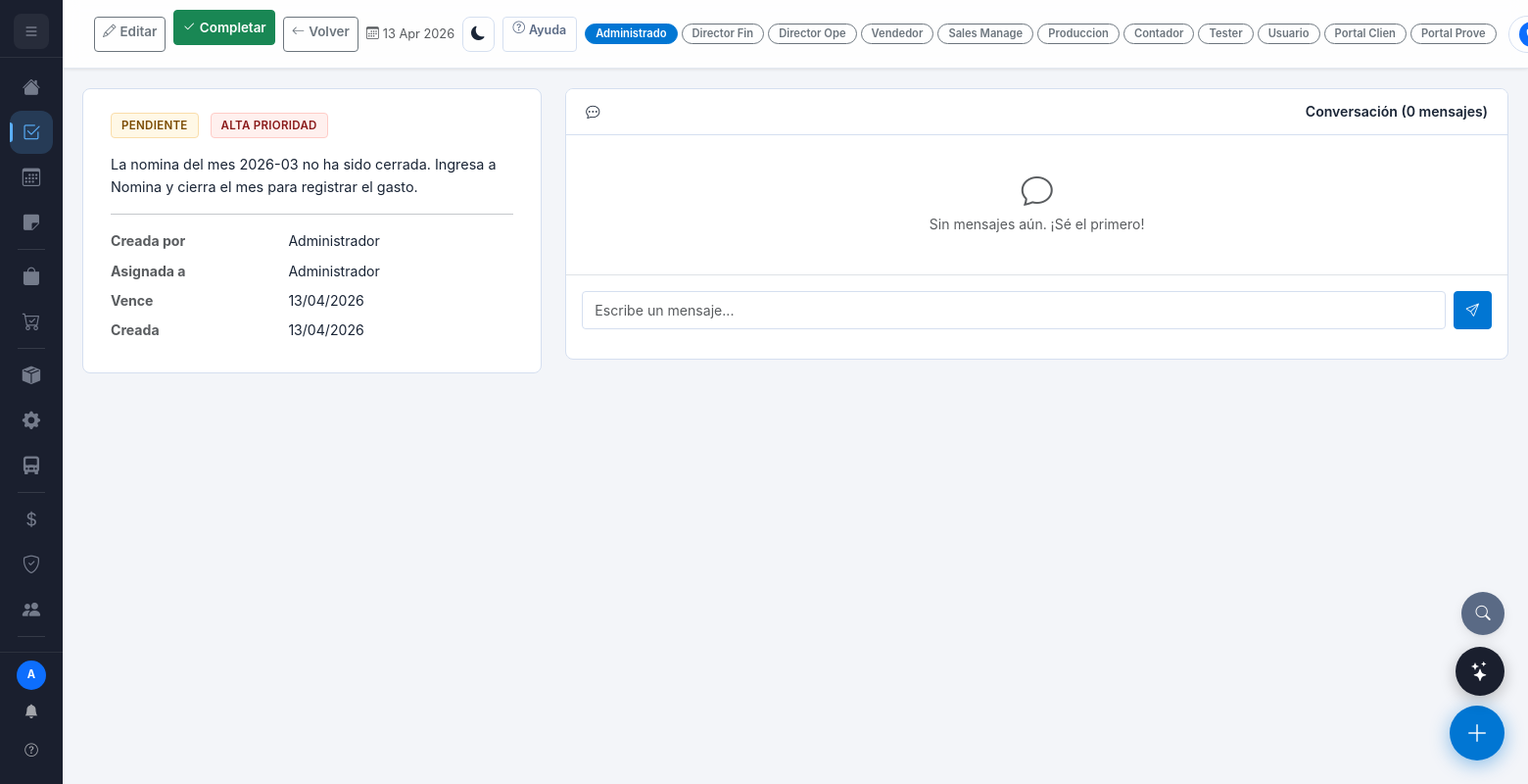
The page /tareas/1 (signed in) on the database its author committed.
### models.py (models this page shows, shortened)
class User(UserMixin, db.Model):
    __tablename__ = 'users'
    id                  = db.Column(db.Integer, primary_key=True)
    nombre              = db.Column(db.String(100), nullable=False)
    email               = db.Column(db.String(120), unique=True, nullable=False)
    password_hash       = db.Column(db.String(256), nullable=False)
    rol                 = db.Column(db.String(20), default='usuario')
    activo              = db.Column(db.Boolean, default=True)
    modulos_permitidos  = db.Column(db.Text, default='[]')   # JSON list
    roles_asignados     = db.Column(db.Text, default='[]')   # JSON list: roles multiples asignados
    creado_en           = db.Column(db.DateTime, default=datetime.utcnow)
    onboarding_dismissed = db.Column(db.Boolean, default=False)
    onboarding_step      = db.Column(db.Integer, default=0)
    onboarding_role_config = db.Column(db.Text, default='{}')
    cliente_id           = db.Column(db.Integer, db.ForeignKey('clientes.id'), nullable=True)
    proveedor_id        = db.Column(db.Integer, db.ForeignKey('proveedores.id'), nullable=True)

class Tarea(db.Model):
    __tablename__ = 'tareas'
    id                = db.Column(db.Integer, primary_key=True)
    titulo            = db.Column(db.String(200), nullable=False)
    descripcion       = db.Column(db.Text)
    estado            = db.Column(db.String(20), default='pendiente')
    prioridad         = db.Column(db.String(10), default='media')
    fecha_vencimiento = db.Column(db.Date)
    asignado_a        = db.Column(db.Integer, db.ForeignKey('users.id'))
    creado_por        = db.Column(db.Integer, db.ForeignKey('users.id'))
    creado_en         = db.Column(db.DateTime, default=datetime.utcnow)
    cotizacion_id     = db.Column(db.Integer, db.ForeignKey('cotizaciones.id'), nullable=True)
    tarea_tipo        = db.Column(db.String(50), nullable=True)   # comprar_materias, verificar_abono
    tarea_pareja_id   = db.Column(db.Integer, db.ForeignKey('tareas.id'), nullable=True)
    es_demo           = db.Column(db.Boolean, default=False)
    orden_compra_id   = db.Column(db.Integer, db.ForeignKey('ordenes_compra.id'), nullable=True)
    venta_id          = db.Column(db.Integer, db.ForeignKey('ventas.id'), nullable=True)
    categoria         = db.Column(db.String(50), nullable=True)  # calidad, logistica, pago, general
    asignado_user     = db.relationship('User', foreign_keys=[asignado_a], backref='tareas_asignadas')
    creador           = db.relationship('User', foreign_keys=[creado_por])
    asignados         = db.relationship('TareaAsignado', backref='tarea', lazy=True, cascade='all, delete-orphan')
    comentarios       = db.relationship('TareaComentario', backref='tarea', lazy=True, cascade='all, delete-orphan', order_by='TareaComentario.creado_en')

### routes/tareas.py (the view)
    @app.route('/tareas/<int:id>')
    @login_required
    @requiere_modulo('tareas')
    def tarea_ver(id):
        obj=Tarea.query.get_or_404(id)
        return render_template('tareas/ver.html', obj=obj, tarea=obj)

### models.py (called while the page is built)
@login_manager.user_loader
def load_user(uid): return db.session.get(User, int(uid))

### utils.py (called while the page is built, shortened)
def _get_roles_usuario(user):
    if not user or not user.is_authenticated:
        return []
    roles = set()
    roles.add(user.rol)  # rol principal siempre incluido
    try:
        asignados = json.loads(user.roles_asignados or '[]')
        if isinstance(asignados, list):
            roles.update(asignados)
    except Exception:
        pass
    if 'admin' in roles:
        return list(_ROL_LABELS.keys())
    return sorted(roles, key=lambda r: list(_ROL_LABELS.keys()).index(r) if r in _ROL_LABELS else 99)

def _get_rol_activo(user):
    if not user or not user.is_authenticated:
        return 'usuario'
    rol_session = session.get('rol_activo')
    if rol_session and rol_session in _get_roles_usuario(user):
        return rol_session
    return user.rol

def requiere_modulo(modulo):
    def decorator(f):
        @wraps(f)
        def wrapped(*a, **kw):
            if not current_user.is_authenticated:
                return redirect(url_for('login'))
            rol_activo = _get_rol_activo(current_user)
            if rol_activo == 'admin' or modulo in _modulos_user(current_user):
                return f(*a, **kw)
            flash('No tienes acceso a este módulo.', 'danger')
            return redirect(url_for('dashboard'))
        return wrapped
    return decorator

def _modulos_user(user):
    if not user or not user.is_authenticated: return []
    rol_activo = _get_rol_activo(user)
    if rol_activo == 'admin': return _MODULOS_TODOS

### templates/tareas/ver.html (shortened to what this page needs)
{% extends 'base.html' %}
{% block topbar_actions %}
<a href="{{ url_for('tarea_editar', id=tarea.id) }}" class="btn btn-outline-secondary btn-sm"><i class="bi bi-pencil me-1"></i>Editar</a>
{% if tarea.estado != 'completada' %}
<form method="POST" action="{{ url_for('tarea_completar', id=tarea.id) }}" class="d-inline">
  <button class="btn btn-success btn-sm"><i class="bi bi-check2 me-1"></i>Completar</button></form>{% endif %}
<a href="{{ url_for('tareas') }}" class="btn btn-outline-secondary btn-sm"><i class="bi bi-arrow-left me-1"></i>Volver</a>
{% endblock %}
{% block content %}<div class="row g-4">
  <div class="col-lg-4">
    <div class="fc">
      <div class="mb-3">
        <span class="b b-{{ tarea.estado }} me-2">{{ tarea.estado.replace('_',' ').title() }}</span>
        <span class="b b-{{ tarea.prioridad }}">{{ tarea.prioridad.title() }} prioridad</span>
      </div>
      {% if tarea.descripcion %}<p style="font-size:.9rem">{{ tarea.descripcion }}</p><hr>{% endif %}
      <dl class="row mb-0" style="font-size:.88rem">
        <dt class="col-5 text-muted">Creada por</dt><dd class="col-7">{{ tarea.creador.nombre if tarea.creador else '—' }}</dd>
        <dt class="col-5 text-muted">Asignada a</dt><dd class="col-7">{{ tarea.asignado_user.nombre if tarea.asignado_user else '—' }}</dd>
        {% if tarea.fecha_vencimiento %}
        <dt class="col-5 text-muted">Vence</dt>
        <dd class="col-7 {{ 'text-danger fw-bold' if tarea.estado!='completada' and tarea.fecha_vencimiento < now.date() else '' }}">{{ tarea.fecha_vencimiento.strftime('%d/%m/%Y') }}</dd>{% endif %}
        <dt class="col-5 text-muted">Creada</dt><dd class="col-7">{{ tarea.creado_en.strftime('%d/%m/%Y') }}</dd>
      </dl>
    </div>
  </div>
  <div class="col-lg-8">
    <div class="tc">
      <div class="ch"><i class="bi bi-chat-dots me-2"></i>Conversación ({{ tarea.comentarios|length }} mensajes)</div>
      <div style="max-height:420px;overflow-y:auto;padding:1rem" id="chatBox">
        {% if tarea.comentarios %}
          {% for c in tarea.comentarios %}
          <div class="d-flex {% if c.autor_id == current_user.id %}justify-content-end{% endif %} mb-2">
            <div class="chat-bubble {{ 'mine' if c.autor_id == current_user.id else '' }}">
              <div>{{ c.mensaje }}</div>
              <div class="chat-meta">{{ c.autor.nombre }} · {{ c.creado_en.strftime('%d/%m %H:%M') }}</div>
            </div>
          </div>{% endfor %}
        {% else %}
        <div class="text-center text-muted py-4"><i class="bi bi-chat" style="font-size:2rem"></i>
          <p class="mt-2 mb-0">Sin mensajes aún. ¡Sé el primero!</p></div>{% endif %}
      </div>
      <div class="p-3 border-top">
        <form method="POST" action="{{ url_for('tarea_comentar', id=tarea.id) }}">
          <div class="d-flex gap-2">
            <input type="text" name="mensaje" class="form-control" placeholder="Escribe un mensaje..." required autofocus>
            <button type="submit" class="btn btn-primary"><i class="bi bi-send"></i></button>
          </div>
        </form>
      </div>
    </div>
  </div>
</div>{% endblock %}

### templates/base.html (shortened to what this page needs)
<html lang="es" id="htmlRoot"><head>
<link href="https://cdn.jsdelivr.net/npm/bootstrap@5.3.2/dist/css/bootstrap.min.css" rel="stylesheet">
<link href="https://cdn.jsdelivr.net/npm/bootstrap-icons@1.11.3/font/bootstrap-icons.css" rel="stylesheet" media="print" onload="this.media='all'">
</head><body class="{% if request.args.get('_embed') == '1' %}embed-mode{% endif %}">
<nav id="sb" role="navigation" aria-label="Menu principal">
  <div class="sb-brand">
    <button id="sb-expand" onclick="toggleSidebar()" title="Expandir menu">
      <i class="bi bi-list" id="sb-expand-icon"></i>
    </button>
  </div>
  <div class="sb-nav" style="overflow-y:auto;flex:1">
    {% set m=modulos_user %}
    <a href="#" class="nav-link dock-group {% if request.endpoint=='dashboard' %}active" aria-current="page{% endif %}" data-tip="Home" data-dock-panel="home"><i class="bi bi-house-fill"></i><span>Home</span></a>
    {% if 'tareas' in m %}<a href="#" class="nav-link dock-group {% if 'tarea' in request.endpoint %}active" aria-current="page{% endif %}" data-tip="Tickets" data-dock-panel="tickets" style="position:relative"><i class="bi bi-check2-square"></i></a>{% endif %}
    {% if 'calendario' in m %}<a href="#" class="nav-link dock-group " data-tip="Calendario" data-dock-panel="calendario"><i class="bi bi-calendar3"></i></a>{% endif %}
    {% if 'notas' in m %}<a href="#" class="nav-link dock-group " data-tip="Notas" data-dock-panel="notas"><i class="bi bi-sticky-fill"></i></a>{% endif %}
    <div class="dock-div"></div>
    {% if 'clientes' in m or 'ventas' in m or 'cotizaciones' in m %}
    <a href="{{ url_for('ventas') }}" class="nav-link dock-group " data-tip="Comercial"
       data-dock-panel="comercial"><i class="bi bi-bag-fill"></i><span>Comercial</span></a>
    {% endif %}
    {% if 'clientes' in m or 'ordenes_compra' in m or 'produccion' in m %}
    <a href="{{ url_for('ordenes_compra') }}" class="nav-link dock-group " data-tip="Compras"
       data-dock-panel="compras"><i class="bi bi-cart-check"></i><span>Compras</span></a>
    {% endif %}
    <div class="dock-div"></div>
    {% if 'inventario' in m or 'produccion' in m %}
    {% if 'inventario' in m %}<a href="#" class="nav-link dock-group " data-tip="Inventario" data-dock-panel="inventario"><i class="bi bi-box-seam-fill"></i></a>{% endif %}
    {% if 'produccion' in m %}<a href="{{ url_for('produccion_index') }}" class="nav-link dock-group " data-tip="Produccion"
       data-dock-panel="produccion"><i class="bi bi-gear-fill"></i><span>Produccion</span></a>{% endif %}
    {% endif %}
    {% if 'inventario' in m or 'produccion' in m or 'clientes' in m %}
    <a href="{{ url_for('proveedores', tipo_f='transportista') }}" class="nav-link dock-group " data-tip="Logistica"
       data-dock-panel="logistica"><i class="bi bi-truck-front-fill"></i><span>Logistica</span></a>
    {% endif %}
    <div class="dock-div"></div>
    {% if 'finanzas' in m or rol_activo in ('admin','director_financiero','contador') %}
    <a href="{{ url_for('contable_index') }}" class="nav-link dock-group {% if 'contable' in request.endpoint or 'gasto' in request.endpoint or 'reporte' in request.endpoint %}active{% endif %}" data-tip="Finanzas"
       data-dock-panel="finanzas"><i class="bi bi-currency-dollar"></i><span>Finanzas</span></a>
    {% endif %}
    {% if 'legal' in m or rol_activo in ('admin','director_financiero','director_operativo') %}
    <a href="#" class="nav-link dock-group {% if 'legal' in request.endpoint %}active{% endif %}" data-tip="Legal" data-dock-panel="legal"><i class="bi bi-shield-check"></i><span>Legal</span></a>
    {% endif %}
    {% if 'nomina' in m %}<a href="#" class="nav-link dock-group " data-tip="Nomina" data-dock-panel="nomina"><i class="bi bi-people-fill"></i></a>{% endif %}
    <div class="dock-div"></div>
    {% if rol_activo in ('admin','director_financiero','director_operativo') %}
    <a href="#" class="nav-link dock-group " data-tip="Aprobaciones" data-dock-panel="aprobaciones" style="position:relative"></a>
    {% endif %}
  </div>
  <div class="sb-foot">
    <div class="d-flex align-items-center justify-content-between mb-1">
      <div class="d-flex align-items-center gap-2">
        <div class="rounded-circle bg-primary d-flex align-items-center justify-content-center text-white fw-bold"
             style="width:31px;height:31px;font-size:.8rem;flex-shrink:0">{{ current_user.nombre[0].upper() }}</div>
      </div>
      <div class="d-flex flex-column gap-1 align-items-center">
        <button class="notif-btn" id="notifBtn" onclick="toggleNotif(event)" title="Notificaciones">
          <i class="bi bi-bell-fill"></i>
        </button>
        <button class="notif-btn" onclick="if(window.iniciarObContextual){iniciarObContextual()}else{alert('Tutorial no disponible. Recarga la pagina.')}" title="Tutorial" style="font-size:.85rem">
          <i class="bi bi-question-circle"></i>
        </button>
      </div>
    </div>
  </div>
</nav>
{% set m=modulos_user %}
<div id="main" role="main">
  <div class="topbar" role="banner">
    <div class="topbar-right d-flex align-items-center gap-2 ms-auto">
      {% block topbar_actions %}{% endblock %}
      <span class="text-muted d-none d-md-inline" style="font-size:.8rem;white-space:nowrap"><i class="bi bi-calendar3 me-1"></i>{{ now.strftime('%d %b %Y') }}</span>
      <button class="btn btn-sm btn-ghost d-none d-md-inline-flex align-items-center"
              style="padding:.3rem .5rem;border-radius:8px;border:1px solid var(--border)"
              onclick="toggleTheme()" title="Cambiar tema">
        <i class="bi bi-sun-fill" id="themeIcon" style="font-size:.9rem"></i>
      </button>
<button class="btn btn-sm d-none d-md-inline-flex" style="background:none;border:1px solid var(--border);color:var(--text2);padding:4px 10px;font-size:.78rem" onclick="if(window.iniciarObContextual){iniciarObContextual()}else{alert('Recarga la pagina')}" title="Ver tutorial">
        <i class="bi bi-question-circle me-1"></i>Ayuda
      </button>
      {% if roles_disponibles|length > 1 %}
      <div class="d-none d-md-flex align-items-center gap-1" style="margin-right:4px">
        {% for r in roles_disponibles %}
        <a href="#" onclick="event.preventDefault();var f=document.createElement('form');f.method='POST';f.action='{{ url_for('cambiar_rol') }}';var ri=document.createElement('input');ri.type='hidden';ri.name='rol';ri.value='{{ r }}';f.appendChild(ri);var c=document.createElement('input');c.type='hidden';c.name='_csrf_token';c.value=document.querySelector('meta[name=csrf-token]').content;f.appendChild(c);document.body.appendChild(f);f.submit();"
           class="btn btn-sm {% if r == rol_activo %}btn-primary{% else %}btn-outline-secondary{% endif %}"
           style="font-size:.7rem;padding:2px 10px;border-radius:20px;min-height:auto;line-height:1.4">
          {{ rol_labels.get(r, r)[:12] }}
        </a>
        {% endfor %}
      </div>
      {% endif %}
      <div class="dropdown">
        <button class="btn btn-sm dropdown-toggle d-flex align-items-center gap-2" style="background:none;border:1px solid var(--border);padding:5px 10px;border-radius:20px;color:var(--text)" data-bs-toggle="dropdown">
          <div class="rounded-circle bg-primary d-flex align-items-center justify-content-center text-white fw-bold" style="width:26px;height:26px;font-size:.72rem;flex-shrink:0"></div>
        </button>
      </div>
    </div>
  </div>
  <div class="content">
    {% block content %}{% endblock %}
  </div>
</div>
<button id="diagBtn" onclick="abrirBuscador()" title="Buscador global (Ctrl+K)"><i class="bi bi-search"></i></button>
<button class="fab" id="btnFAB" title="Acciones rápidas" data-bs-toggle="modal" data-bs-target="#modalQuickActions" aria-label="Acciones rápidas">
  <i class="bi bi-plus-lg"></i>
</button>
{% if current_user.is_authenticated %}
<button id="aiFab" onclick="aiToggle()" title="Asistente IA" style="position:fixed;bottom:90px;right:24px;z-index:1999;width:50px;height:50px;border-radius:50%;background:var(--sb);color:#fff;border:none;box-shadow:0 4px 16px rgba(0,0,0,.25);cursor:pointer;display:flex;align-items:center;justify-content:center;font-size:1.25rem;transition:all .2s" onmouseover="this.style.transform='scale(1.1)'" onmouseout="this.style.transform='scale(1)'">
  <i class="bi bi-stars"></i>
</button>
{% endif %}
</body></html>

### rows shown on the page
User: nombre "A"
Tarea: estado.replace "PENDIENTE", prioridad "ALTA", descripcion "La nomina del mes 2026-03 no ha sido cerrada. Ingresa a Nomina y cierra el mes para registrar el gasto.", fecha_vencimiento "13/04/2026", creado_en "13/04/2026"
User: creador "Administrador", asignado_user "Administrador"

### other values the page prints
{{ now.strftime('%d %b %Y') }} "13 Apr 2026"
{{ rol_labels.get(r, r)[:12] }} "Administrado" "Director Fin" "Director Ope" "Vendedor" "Sales Manage" "Produccion" "Contador" "Tester" "Usuario" "Portal Clien" "Portal Prove"
{{ tarea.comentarios|length }} "0"
